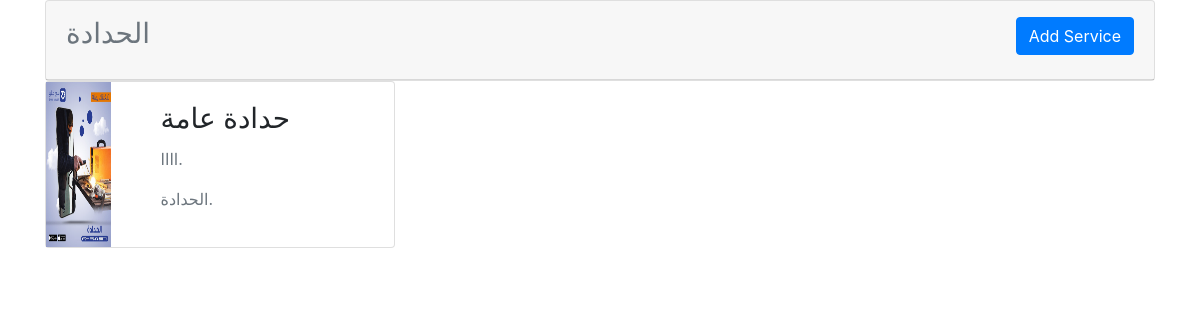
The page /serviceApp/showCategory/4 on the database its author committed.
### serviceApp/models.py (models this page shows, shortened)
class Category (models.Model):
    cat_name= models.CharField(max_length=250)
    cat_image=models.ImageField(upload_to='Category_images/', blank=True)
    cat_details=models.TextField(null=True)
    def __str__(self):
        return f'{self.cat_name}'
    class Meta:
        verbose_name = 'Category'
        verbose_name_plural = 'Categories'

class Service (models.Model):
    serv_name = models.CharField(max_length=250)
    serv_details=models.TextField()
    serv_Img = models.ImageField(upload_to='Service_images/', blank=True)
    date = models.DateTimeField(auto_now=True,null=True)
    serv_cat=models.ForeignKey(Category,on_delete=models.CASCADE, related_name='y')
    class Meta:
        verbose_name = 'Service'
        verbose_name_plural = 'Services'

### serviceApp/views.py (the view)
# urls.py: path('showCategory/<id>', views.show_category, name='show-category'),
def show_category(request, id):
    service_list=Service.objects.all().filter(serv_cat_id=id)
    category_name=Category.objects.all().get(id=id).cat_name
    return render(request, 'serviceApp/list_of_services.html', {'service_list': service_list, 'cat_id': id, 'category_name': category_name})

### serviceApp/templates/serviceApp/list_of_services.html
{% extends "serviceApp/layout.html" %}
{% block body %}
<div class="page-body">
<div class="container-xl">
    <div class="card">
        <div class="card-header py-3 ">
                      <div class="d-flex justify-content-between" style="width:100%">
                          <div class="text-muted">   <h3 class="card-title">{{category_name}}</h3></div>
                     <div class="text-muted">
                    <a  class="btn btn-primary" href="{% url 'add-service' cat_id %}">Add Service</a>
               </div>
                      </div>
                  </div>
    </div>
    <div class="row ">
    {%for item in service_list%}
        <div class="col-4">
                <div class="card bg-form" >
                  <div class="row">
                    <div class="col-3">
                        <a href="{% url 'show-service' item.id %}"> <img src="{{item.serv_Img.url}}" class="w-100 h-100 object-cover" alt="Card side image"></a>
                    </div>
                    <div  class="col">
                      <div class="card-body">
                        <h3 class="card-title">{{item.serv_name}}</h3>
                        <p class="text-muted">{{item.serv_details}}.</p>
                           <p class="text-muted">{{item.serv_cat}}.</p>
                      </div>
                    </div>
                  </div>
                </div>
              </div>
{% endfor %}
  </div>
</div>
</div>
{% endblock %}

### rows shown on the page
Category: cat_name "الحدادة"
Service: serv_Img (picture), serv_name "حدادة عامة", serv_details "اااا", serv_cat "الحدادة"
